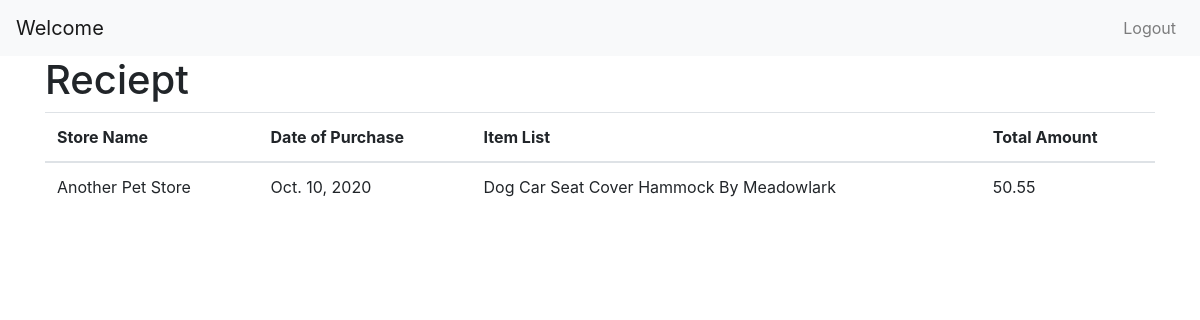
Page /2/ on the committed database.
### reciepts/models.py (models this page shows, shortened)
class Reciept(models.Model):
    user = models.ForeignKey(User, on_delete=models.CASCADE)
    store_name = models.CharField(max_length=100)
    data_of_purchase = models.DateField()
    item_list = models.TextField()
    total_amount = models.DecimalField(max_digits=10, decimal_places=2)

### reciepts/views.py (the view)
# urls.py: path('<str:pk>/', views.recieptView, name='reciept'),
def recieptView(request, pk):
    reciept = Reciept.objects.filter(id=pk)[0]
    context = {'reciept': reciept}
    return render(request, 'reciepts/reciept.html', context)

### templates/reciepts/reciept.html (shortened to what this page needs)
<!DOCTYPE html>
<html lang="en">
<head>
    <link href="https://maxcdn.bootstrapcdn.com/bootstrap/4.5.2/css/bootstrap.min.css" rel="stylesheet">
</head>
<body>
    <nav class="navbar navbar-expand-lg navbar-light bg-light">
        <a class="navbar-brand" href="#">Welcome <b>{{ user.username }}</b></a>
        <div class="collapse navbar-collapse" id="navbarNav">
            <ul class="navbar-nav ml-auto">
                <li class="nav-item">
                    <a class="nav-link" href="{% url "reciepts:logout" %}">Logout</a>
                </li>
            </ul>
        </div>
    </nav>
    <div class="container">
        <h1>Reciept</h1>
        <table class="table">
            <thead>
                <tr>
                    <th>Store Name</th>
                    <th>Date of Purchase</th>
                    <th>Item List</th>
                    <th>Total Amount</th>
                </tr>
            </thead>
            <tbody>
                <tr>
                    <td>{{ reciept.store_name }}</td>
                    <td>{{ reciept.data_of_purchase }}</td>
                    <td>{{ reciept.item_list }}</td>
                    <td>{{ reciept.total_amount }}</td>
                </tr>
            </tbody>
        </table>
    </div>
</body>
</html>

### rows in the picture
Reciept: store_name "Another Pet Store", data_of_purchase "Oct. 10, 2020", item_list "Dog Car Seat Cover Hammock By Meadowlark", total_amount "50.55"
